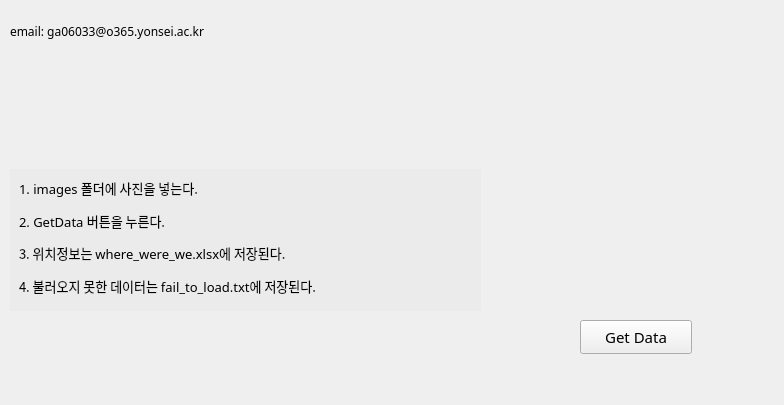
<?xml version="1.0" encoding="UTF-8"?>
<ui version="4.0">
 <class>MainWindow</class>
 <widget class="QMainWindow" name="MainWindow">
  <property name="geometry">
   <rect>
    <x>0</x>
    <y>0</y>
    <width>784</width>
    <height>405</height>
   </rect>
  </property>
  <property name="maximumSize">
   <size>
    <width>16777215</width>
    <height>16777215</height>
   </size>
  </property>
  <property name="font">
   <font>
    <family>Agency FB</family>
    <pointsize>11</pointsize>
   </font>
  </property>
  <property name="windowTitle">
   <string>where</string>
  </property>
  <property name="windowIcon">
   <iconset>
    <normaloff>ico.png</normaloff>ico.png</iconset>
  </property>
  <property name="styleSheet">
   <string notr="true"/>
  </property>
  <widget class="QWidget" name="centralwidget">
   <widget class="QPushButton" name="btn_getdata">
    <property name="geometry">
     <rect>
      <x>580</x>
      <y>320</y>
      <width>112</width>
      <height>34</height>
     </rect>
    </property>
    <property name="text">
     <string>Get Data</string>
    </property>
   </widget>
   <widget class="QWidget" name="verticalLayoutWidget">
    <property name="geometry">
     <rect>
      <x>10</x>
      <y>-40</y>
      <width>471</width>
      <height>391</height>
     </rect>
    </property>
    <layout class="QVBoxLayout" name="verticalLayout_6">
     <item>
      <widget class="QLabel" name="label">
       <property name="font">
        <font>
         <family>맑은 고딕</family>
         <pointsize>9</pointsize>
        </font>
       </property>
       <property name="text">
        <string>email: ga06033@o365.yonsei.ac.kr</string>
       </property>
      </widget>
     </item>
     <item>
      <spacer name="verticalSpacer_3">
       <property name="orientation">
        <enum>Qt::Vertical</enum>
       </property>
       <property name="sizeType">
        <enum>QSizePolicy::Fixed</enum>
       </property>
       <property name="sizeHint" stdset="0">
        <size>
         <width>20</width>
         <height>30</height>
        </size>
       </property>
      </spacer>
     </item>
     <item>
      <spacer name="verticalSpacer">
       <property name="orientation">
        <enum>Qt::Vertical</enum>
       </property>
       <property name="sizeType">
        <enum>QSizePolicy::Fixed</enum>
       </property>
       <property name="sizeHint" stdset="0">
        <size>
         <width>20</width>
         <height>30</height>
        </size>
       </property>
      </spacer>
     </item>
     <item>
      <widget class="QFrame" name="verticalFrame">
       <property name="styleSheet">
        <string notr="true">background-color: rgb(235, 235, 235);</string>
       </property>
       <layout class="QVBoxLayout" name="verticalLayout_7">
        <item>
         <widget class="QLabel" name="label_18">
          <property name="font">
           <font>
            <family>맑은 고딕</family>
            <pointsize>10</pointsize>
           </font>
          </property>
          <property name="text">
           <string>1. images 폴더에 사진을 넣는다.</string>
          </property>
          <property name="alignment">
           <set>Qt::AlignLeading|Qt::AlignLeft|Qt::AlignTop</set>
          </property>
         </widget>
        </item>
        <item>
         <widget class="QLabel" name="label_19">
          <property name="font">
           <font>
            <family>맑은 고딕</family>
            <pointsize>10</pointsize>
           </font>
          </property>
          <property name="text">
           <string>2. GetData 버튼을 누른다.</string>
          </property>
          <property name="alignment">
           <set>Qt::AlignLeading|Qt::AlignLeft|Qt::AlignTop</set>
          </property>
         </widget>
        </item>
        <item>
         <widget class="QLabel" name="label_20">
          <property name="maximumSize">
           <size>
            <width>16666666</width>
            <height>16777215</height>
           </size>
          </property>
          <property name="font">
           <font>
            <family>맑은 고딕</family>
            <pointsize>10</pointsize>
           </font>
          </property>
          <property name="text">
           <string>3. 위치정보는 where_were_we.xlsx에 저장된다.</string>
          </property>
          <property name="alignment">
           <set>Qt::AlignLeading|Qt::AlignLeft|Qt::AlignTop</set>
          </property>
          <property name="wordWrap">
           <bool>true</bool>
          </property>
         </widget>
        </item>
        <item>
         <widget class="QLabel" name="label_21">
          <property name="maximumSize">
           <size>
            <width>16666666</width>
            <height>16777215</height>
           </size>
          </property>
          <property name="font">
           <font>
            <family>맑은 고딕</family>
            <pointsize>10</pointsize>
           </font>
          </property>
          <property name="text">
           <string>4. 불러오지 못한 데이터는 fail_to_load.txt에 저장된다.</string>
          </property>
          <property name="alignment">
           <set>Qt::AlignLeading|Qt::AlignLeft|Qt::AlignTop</set>
          </property>
          <property name="wordWrap">
           <bool>true</bool>
          </property>
         </widget>
        </item>
       </layout>
      </widget>
     </item>
     <item>
      <spacer name="verticalSpacer_2">
       <property name="orientation">
        <enum>Qt::Vertical</enum>
       </property>
       <property name="sizeType">
        <enum>QSizePolicy::Fixed</enum>
       </property>
       <property name="sizeHint" stdset="0">
        <size>
         <width>20</width>
         <height>40</height>
        </size>
       </property>
      </spacer>
     </item>
    </layout>
   </widget>
  </widget>
 </widget>
 <resources/>
 <connections/>
</ui>
